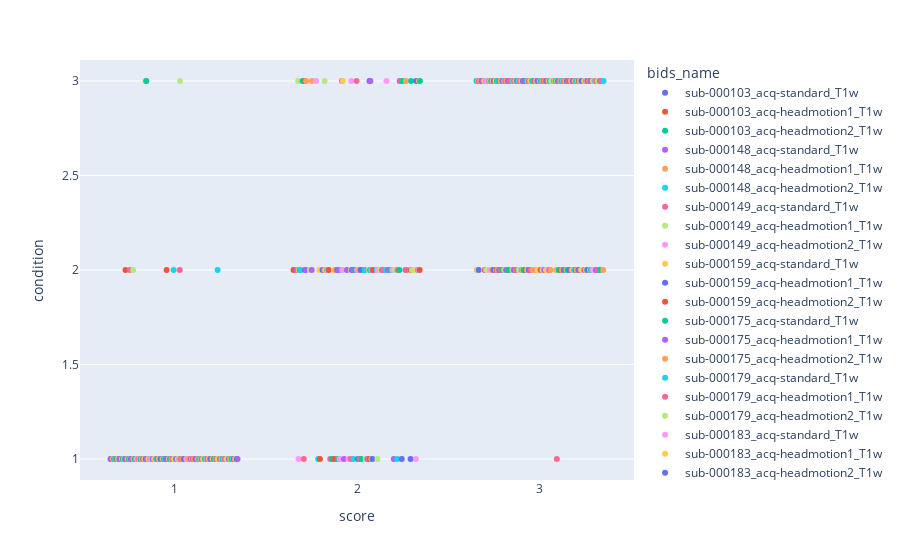

The cell this chart's notebook holds for it:
### Code cell
px.strip(scores, x="score", y="condition", color="bids_name")
